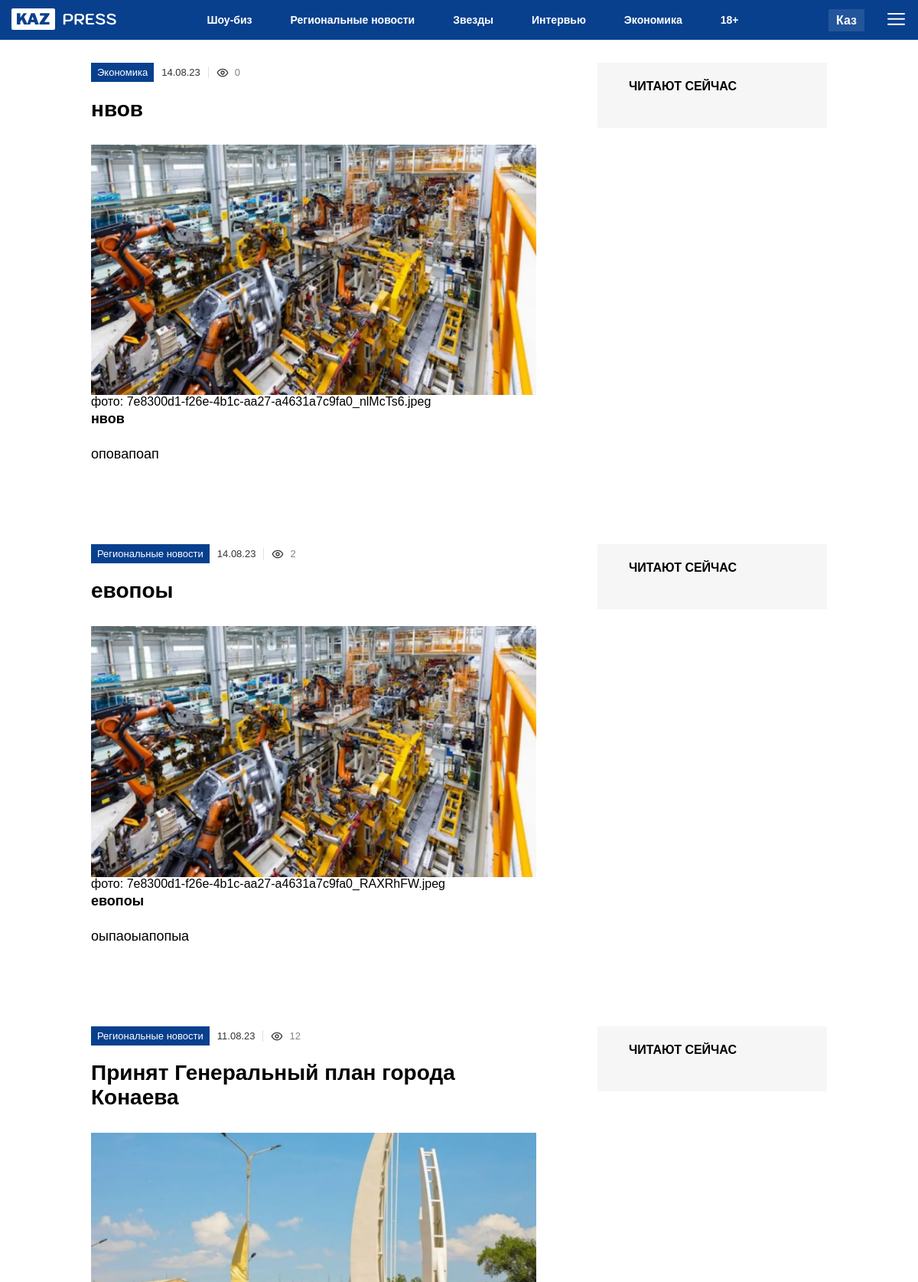
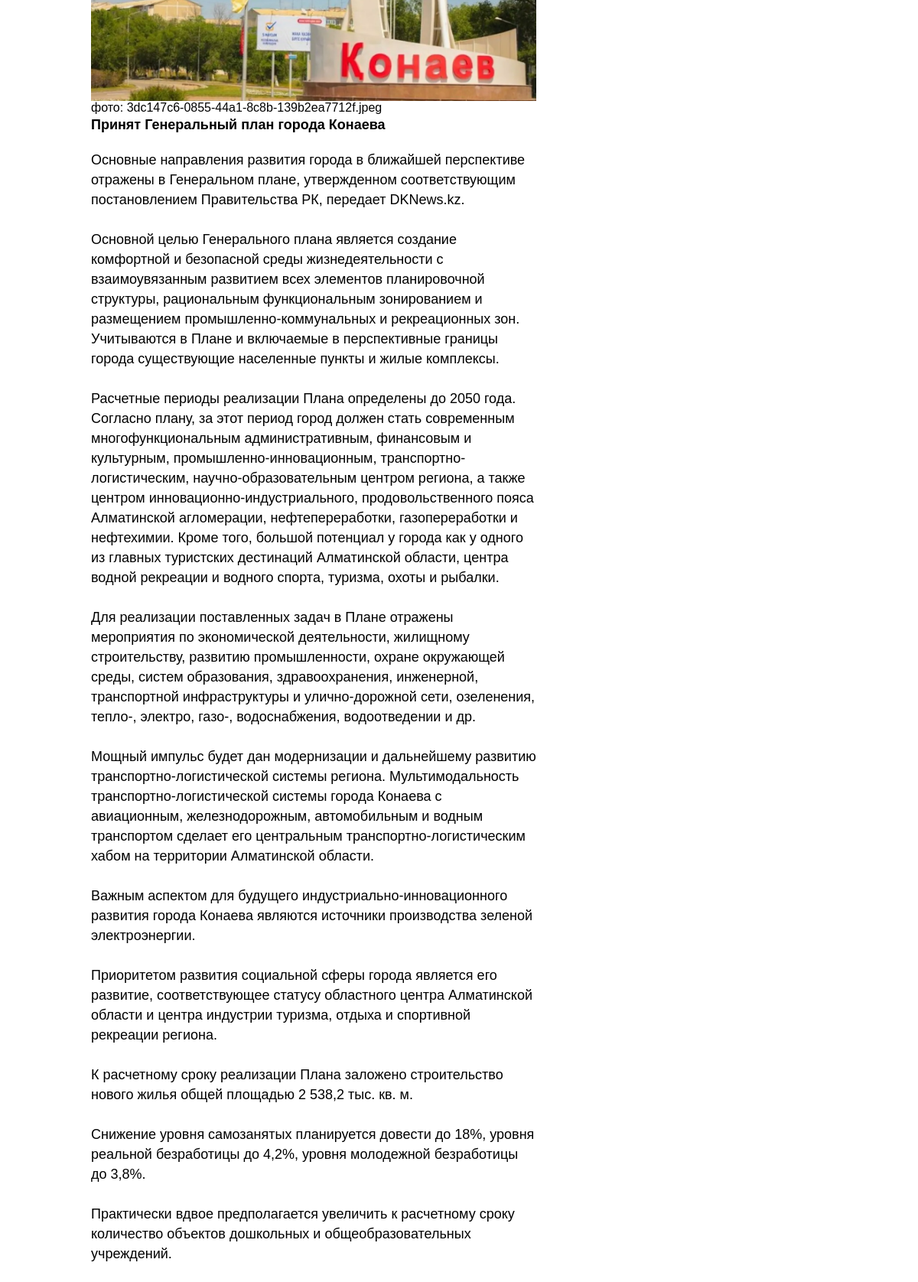
The app's page /articles/ (upper part) with its own data (2 pictures, top to bottom).
### News/models.py (models this page shows, shortened)
class Article(models.Model):
    title = models.CharField(max_length=200)
    content = models.TextField()
    author = models.ForeignKey(Author, on_delete=models.CASCADE)
    category = models.ForeignKey(Category, on_delete=models.CASCADE)
    pub_date = models.DateTimeField(auto_now_add=True)
    image = models.ImageField(verbose_name='Фото')
    country = models.ForeignKey(Country, on_delete=models.CASCADE)  # Добавленное поле
    views = models.PositiveIntegerField(default=0)

class Category(models.Model):
    name = models.CharField(max_length=255, verbose_name='Имя категории')
    slug = models.SlugField(unique=True, verbose_name='строка')
    def __str__(self):
        return self.name

### News/views.py (the view)
# urls.py: path('articles/', views.ArticleListView.as_view(), name='article-list'),
class ArticleListView(ListView):
    model = Article
    template_name = 'news/all_news.html'
    context_object_name = 'articles'
    def get_queryset(self):
        queryset = Article.objects.all().order_by('-pub_date')
        article_id = self.request.GET.get('article_id')
        if article_id:
            selected_article = queryset.filter(pk=article_id).first()
            if selected_article:
                queryset = sorted(queryset, key=lambda article: article == selected_article, reverse=True)
                selected_article.views += 1
                selected_article.save()
        return queryset

### News/templates/News/all_news.html (shortened to what this page needs)
{% extends 'News/base.html' %}
{% block content %}
 <main>
    {% for article in object_list %}
    <section class="article">
      <div class="feed_item">
        <div class="container">
          <div class="kp-row">
            <div class="articleBlock">
              <div class="info">
                <div class="category">{{article.category}}</div>
                <div class="date">{{article.pub_date|date:"d.m.y"}}</div>
                <div class="views">
 {{ article.views }}                </div>
              </div>
              <h1>{{article.title}}</h1>
              <div class="articleImg">
                <img src="{{ article.image.url }}" alt="None" title="None">
                  <span>фото: {{ article.image.name }}</span>
              </div>
              <div class="content">
                <p>
                  <strong> {{article.title}}</strong>
                </p>
                <p class="align-left formatted-body__paragraph">{{article.content|linebreaksbr}}</p>
            </div>
            </div>
            <div class="sidebar">
              <div class="popularNews">
                <div class="popularTitle">Читают сейчас</div>
              </div>
            </div>
          </div>
        </div>
      </div>
    </section>
  </main>{% endfor %}
{% endblock %}

### News/templates/News/base.html (shortened to what this page needs)
{% load static %}
<html lang="en">  <head>    <link rel="stylesheet" href="{% static 'css/main.css'%}" />  </head>  <body>    <header>  <div class="headerBody">    <div class="container">      <div class="headerBody_wrap">        <div class="header_logo">          <a href="{% url 'index' %}">            </a>        </div>        <ul class="header_nav" id="header_nav">          <li>            <a href="{% url 'show_category' category_name='Шоу-биз' %}"> Шоу-биз </a>          </li>          <li>            <a href="{% url 'show_category' category_name='Региональные новости' %}"> Региональные новости </a>          </li>          <li>            <a href="{% url 'show_category' category_name='Звезды' %}"> Звезды </a>          </li>          <li>            <a href="{% url 'show_category' category_name='Интервью' %}"> Интервью </a>          </li>          <li>            <a href="{% url 'show_category' category_name='Экономика' %}"> Экономика </a>          </li>          <li>            <a href="{% url 'show_category' category_name='18+' %}"> 18+ </a>          </li>        </ul>        <div class="header_menuLanguage">          <div class="header_language">            <a href="#">Каз</a>          </div>          <div class="header_menuBtn" id="header_menuBtn">            </div>          </div>      </div>    </div>  </div>  </header>    <main>
    <div id="content">
        {% block content %}{% endblock %}
 </body></html>

### News/static/css/main.css (style rules this page uses)
* { padding:0;margin:0;border:0 }
*,::after,::before { box-sizing:border-box }
a:hover,a:link,a:visited { text-decoration:none }
aside,footer,legend,main,nav,section { display:block }
h1,h2,h3,h4,h5,h6,p { font-size:inherit;font-weight:inherit }
ul,ul li { list-style:none }
img { vertical-align:top }
img,svg { max-width:100%;height:auto }
:root { --font-main:"Roboto Flex", sans-serif;--container-width:1210px;--container-padding:15px;--page-bg:#fff;--black-color:#1A1A18;--text-color:#333;--accent:#AE2424;--breadcrumb-link-color:#333333;--link-color:#1745B0;--pagination:#E0E0E0;--pagination-active:#1745B0;--laptop-size:1199px;--tablet-size:959px;--mobile-size:599px }
html { scroll-behavior:smooth }
a,body { color:#000 }
body { font-family:"Source Serif Pro",Arial,Helvetica,sans-serif,Helvetica,sans-serif;min-width:320px }
section { padding:30px 0;margin-bottom:25px!important }
a { transition:transform .3s ease;text-decoration:none }
.container { padding:0 var(--container-padding);max-width:var(--container-width);margin:0 auto }
body,html { min-height:100vh;display:flex;flex-direction:column }
.article { padding:30px 0 }
.article .kp-row { display:grid;grid-template-columns:582px 300px;column-gap:80px;justify-content:center;grid-auto-rows:minmax(min-content,max-content);position:relative }
.article .kp-row .articleBlock,.article .kp-row .articleBlock .content iframe { width:100% }
.article .kp-row .articleBlock .info { font-size:13px;line-height:15px;padding:0;color:#828282;display:flex;align-items:center;margin-bottom:20px }
.article .kp-row .articleBlock .info .date { color:#333;margin-right:10px }
.article .kp-row .articleBlock .info .category { padding:4px 8px;background:#08408e;font-weight:400;font-size:13px;line-height:17px;color:#fff;margin-right:10px }
.article .kp-row .articleBlock .info .views { vertical-align:middle;margin-right:10px;gap:8px }
.article .kp-row .articleBlock .info .views svg { margin-top:1px }
.article .kp-row .articleBlock .info .share,.article .kp-row .articleBlock .info .views { padding-left:10px;border-left:1px solid #e0e0e0;display:flex;align-items:center }
.article .kp-row .articleBlock h1 { margin-bottom:30px;color:#000;font-size:33px;font-style:normal;font-weight:700;line-height:normal }
.article .kp-row .articleBlock .content p { font-size:18px;line-height:26px;color:#000;margin-bottom:20px }
.article .kp-row .sidebar { position:relative }
@media screen and (max-width:1200px) { .article .kp-row { grid-template-columns:582px 300px } }
@media screen and (max-width:1200px) { .article .kp-row .articleBlock h1 { font-size:28px } }
.footerBodyMob_block .footerBodyMob_top .footerBodyMob_socialLink a:last-child,.footerBottom_block .footerBottom_socialLink a:last-child,.headerBody_wrap .header_nav li:last-child { margin-right:0 }
.footerBodyMob_block .footerBodyMob_bottom .footerBodyMob_left ul li a,.footerBodyMob_block .footerBodyMob_bottom .footerBodyMob_right .footerBodyMob_rightItem .content a,.headerBody_wrap .header_nav li a { text-decoration:none;font-size:14px;line-height:16px;color:#fff }
header { position:sticky;z-index:10000;top:0;width:100%;transition:top .5s;background:#08408e }
.headerBody { padding:11px 0;background-color:#08408e;z-index:10000;position:relative }
.headerBody_wrap { justify-content:space-between;position:relative }
.headerBody_wrap .header_logo a { display:block;height:30px }
.headerBody_wrap .header_nav { gap:10px }
.headerBody_wrap .header_nav li { margin-right:40px }
.headerBody_wrap .header_nav li a { line-height:18px;font-weight:600;transition:300ms }
.headerBody_wrap,.headerBody_wrap .header_menuLanguage,.headerBody_wrap .header_nav,.scroll_item a { display:flex;align-items:center }
.headerBody_wrap .header_menuLanguage .header_language { background-color:#23559a;padding:5px 10px }
.headerBody_wrap .header_menuLanguage .header_language a { font-weight:700;font-size:16px;line-height:19px;color:#fff;text-decoration:none;transition:300ms;display:block }
.headerBody_wrap .header_menuLanguage .header_menuBtn { width:25px;height:18px;cursor:pointer;margin-left:30px }
.KPmain_block .KPmain_card .KPmain_cardBlock .KPmain_itemMain a,header { display:block }
.popularNews { background:#f6f6f6;padding:20px 25px;position:sticky;top:80px }
.popularNews .popularTitle { font-weight:700;font-size:16px;line-height:21px;text-transform:uppercase;margin-bottom:24px;margin-left:16px }

### records on screen
Article: category "Экономика", pub_date "14.08.23", views "0", title "нвов", image (picture), image.name "7e8300d1-f26e-4b1c-aa27-a4631a7c9fa0_nlMcTs6.jpeg", content "оповапоап"
Article: category "Региональные новости", pub_date "14.08.23", views "2", title "евопоы", image (picture), image.name "7e8300d1-f26e-4b1c-aa27-a4631a7c9fa0_RAXRhFW.jpeg", content "оыпаоыапопыа"
Article: category "Региональные новости", pub_date "11.08.23", views "12", title "Принят Генеральный план города Конаева", image (picture), image.name "3dc147c6-0855-44a1-8c8b-139b2ea7712f.jpeg", content "Основные направления развития города в ближайшей перспективе отражены в Генеральном плане, утвержденном соответствующим постановлением Правительства РК, передает DKNews.kz. Основной целью Генерального плана является создание комфортной и безопасной среды жизнедеятельности с взаимоувязанным развитием всех элементов планировочной структуры, рациональным функциональным зонированием и размещением промышленно-коммунальных и рекреационных зон. Учитываются в Плане и включаемые в перспективные границы города существующие населенные пункты и жилые комплексы. Расчетные периоды реализации Плана определены до 2050 года. Согласно плану, за этот период город должен стать современным многофункциональным…"
